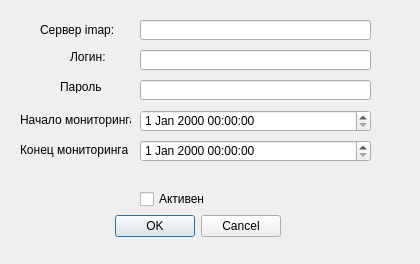
<?xml version="1.0" encoding="UTF-8"?>
<ui version="4.0">
 <class>AddAcount</class>
 <widget class="QDialog" name="AddAcount">
  <property name="geometry">
   <rect>
    <x>0</x>
    <y>0</y>
    <width>420</width>
    <height>264</height>
   </rect>
  </property>
  <property name="windowTitle">
   <string>Dialog</string>
  </property>
  <widget class="QDialogButtonBox" name="buttonBox">
   <property name="geometry">
    <rect>
     <x>110</x>
     <y>210</y>
     <width>171</width>
     <height>32</height>
    </rect>
   </property>
   <property name="orientation">
    <enum>Qt::Horizontal</enum>
   </property>
   <property name="standardButtons">
    <set>QDialogButtonBox::Cancel|QDialogButtonBox::Ok</set>
   </property>
  </widget>
  <widget class="QLineEdit" name="lineAccountName">
   <property name="geometry">
    <rect>
     <x>140</x>
     <y>50</y>
     <width>231</width>
     <height>20</height>
    </rect>
   </property>
  </widget>
  <widget class="QLineEdit" name="lineAccountPassword">
   <property name="geometry">
    <rect>
     <x>140</x>
     <y>80</y>
     <width>231</width>
     <height>20</height>
    </rect>
   </property>
  </widget>
  <widget class="QDateTimeEdit" name="dateTimeStartMonitor">
   <property name="geometry">
    <rect>
     <x>140</x>
     <y>110</y>
     <width>231</width>
     <height>22</height>
    </rect>
   </property>
  </widget>
  <widget class="QDateTimeEdit" name="dateTimeEndMonitor">
   <property name="geometry">
    <rect>
     <x>140</x>
     <y>140</y>
     <width>231</width>
     <height>22</height>
    </rect>
   </property>
  </widget>
  <widget class="QLabel" name="label">
   <property name="geometry">
    <rect>
     <x>70</x>
     <y>50</y>
     <width>46</width>
     <height>13</height>
    </rect>
   </property>
   <property name="text">
    <string>Логин:</string>
   </property>
  </widget>
  <widget class="QLabel" name="label_2">
   <property name="geometry">
    <rect>
     <x>60</x>
     <y>80</y>
     <width>46</width>
     <height>13</height>
    </rect>
   </property>
   <property name="text">
    <string>Пароль</string>
   </property>
  </widget>
  <widget class="QLabel" name="label_3">
   <property name="geometry">
    <rect>
     <x>20</x>
     <y>110</y>
     <width>111</width>
     <height>20</height>
    </rect>
   </property>
   <property name="text">
    <string>Начало мониторинга</string>
   </property>
  </widget>
  <widget class="QLabel" name="label_4">
   <property name="geometry">
    <rect>
     <x>20</x>
     <y>140</y>
     <width>111</width>
     <height>20</height>
    </rect>
   </property>
   <property name="text">
    <string>Конец мониторинга</string>
   </property>
  </widget>
  <widget class="QCheckBox" name="checkBoxStatus">
   <property name="geometry">
    <rect>
     <x>140</x>
     <y>190</y>
     <width>71</width>
     <height>18</height>
    </rect>
   </property>
   <property name="text">
    <string>Активен</string>
   </property>
  </widget>
  <widget class="QLabel" name="label_5">
   <property name="geometry">
    <rect>
     <x>40</x>
     <y>20</y>
     <width>81</width>
     <height>20</height>
    </rect>
   </property>
   <property name="text">
    <string>Сервер imap:</string>
   </property>
  </widget>
  <widget class="QLineEdit" name="lineImapServer">
   <property name="geometry">
    <rect>
     <x>140</x>
     <y>20</y>
     <width>231</width>
     <height>20</height>
    </rect>
   </property>
  </widget>
 </widget>
 <resources/>
 <connections>
  <connection>
   <sender>buttonBox</sender>
   <signal>accepted()</signal>
   <receiver>AddAcount</receiver>
   <slot>accept()</slot>
   <hints>
    <hint type="sourcelabel">
     <x>248</x>
     <y>254</y>
    </hint>
    <hint type="destinationlabel">
     <x>157</x>
     <y>274</y>
    </hint>
   </hints>
  </connection>
  <connection>
   <sender>buttonBox</sender>
   <signal>rejected()</signal>
   <receiver>AddAcount</receiver>
   <slot>reject()</slot>
   <hints>
    <hint type="sourcelabel">
     <x>316</x>
     <y>260</y>
    </hint>
    <hint type="destinationlabel">
     <x>286</x>
     <y>274</y>
    </hint>
   </hints>
  </connection>
 </connections>
</ui>
